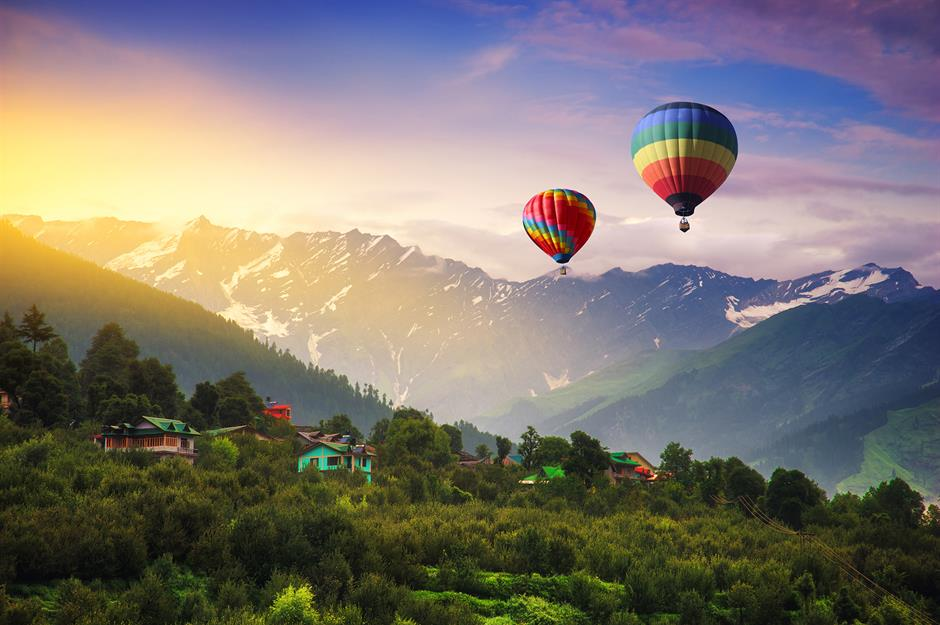
#> input picture Pics/1.jpg, 940 x 625 px; its folder holds 4 pictures in this run
$ python 'Image Assignment.py'   (older library calls are emulated)
#> lines starting #> are read from the running program, lines starting #| are printed output that depends on the picture
import PIL
from PIL import Image
import numpy as np
import glob
import matplotlib.pylab as plt


def plti (im,h=8,**kwargs):
    y=im.shape[0]
    x=im.shape[1]
    w=(y/x) * h
    plt.figure(figsize=(w,h))
    plt.imshow(im,interpolation="none", **kwargs)
    plt.axis("on")
    plt.show()

def main():
    arr=[]
    image_list = []
    for filename in glob.glob('Pics/*.jpg'):
       im=Image.open(filename)
#> im is the input picture: PIL image 940x625 RGB; mean R, G, B 125.1, 118.5, 111.9
       image_list.append(im)
       maxsize = (500, 500)
       im.thumbnail(maxsize, PIL.Image.ANTIALIAS)
#> im: PIL image 500x332 RGB
       a=np.array(im)
       # convertback = Image.fromarray(a)
       arr.append(a)

    for i in range(len(arr)):
       plti(arr[i])
main()
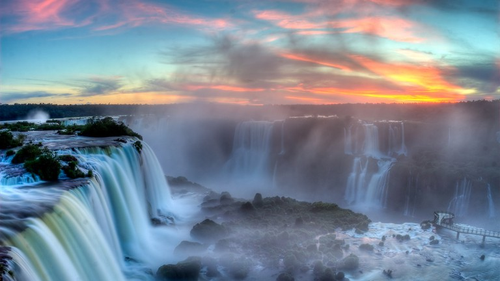
#> shown: shape (281, 500, 3); mean R, G, B 121.2, 133.9, 148.6
